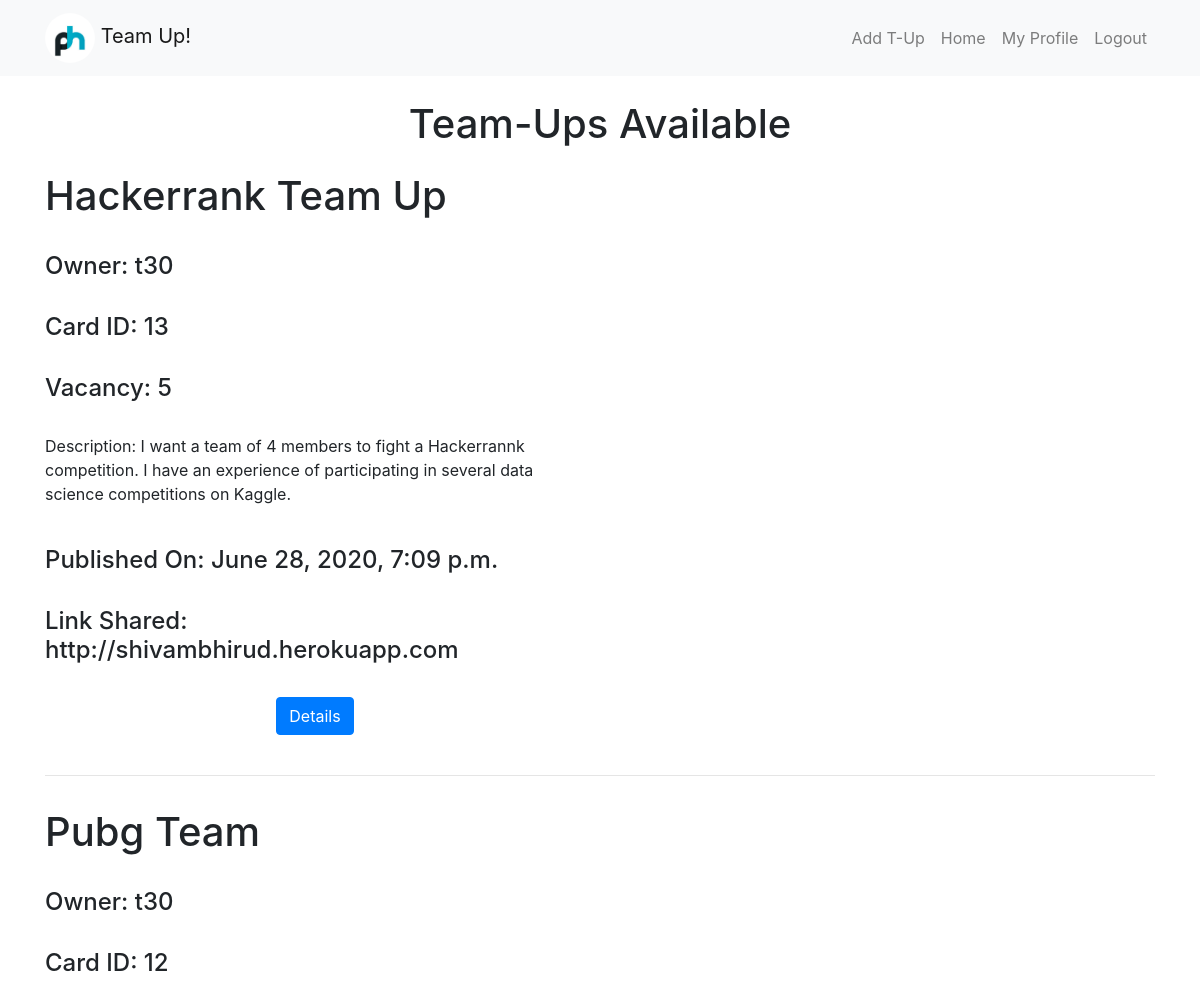
The app's page /team_up/technology (signed in, upper part), older data.
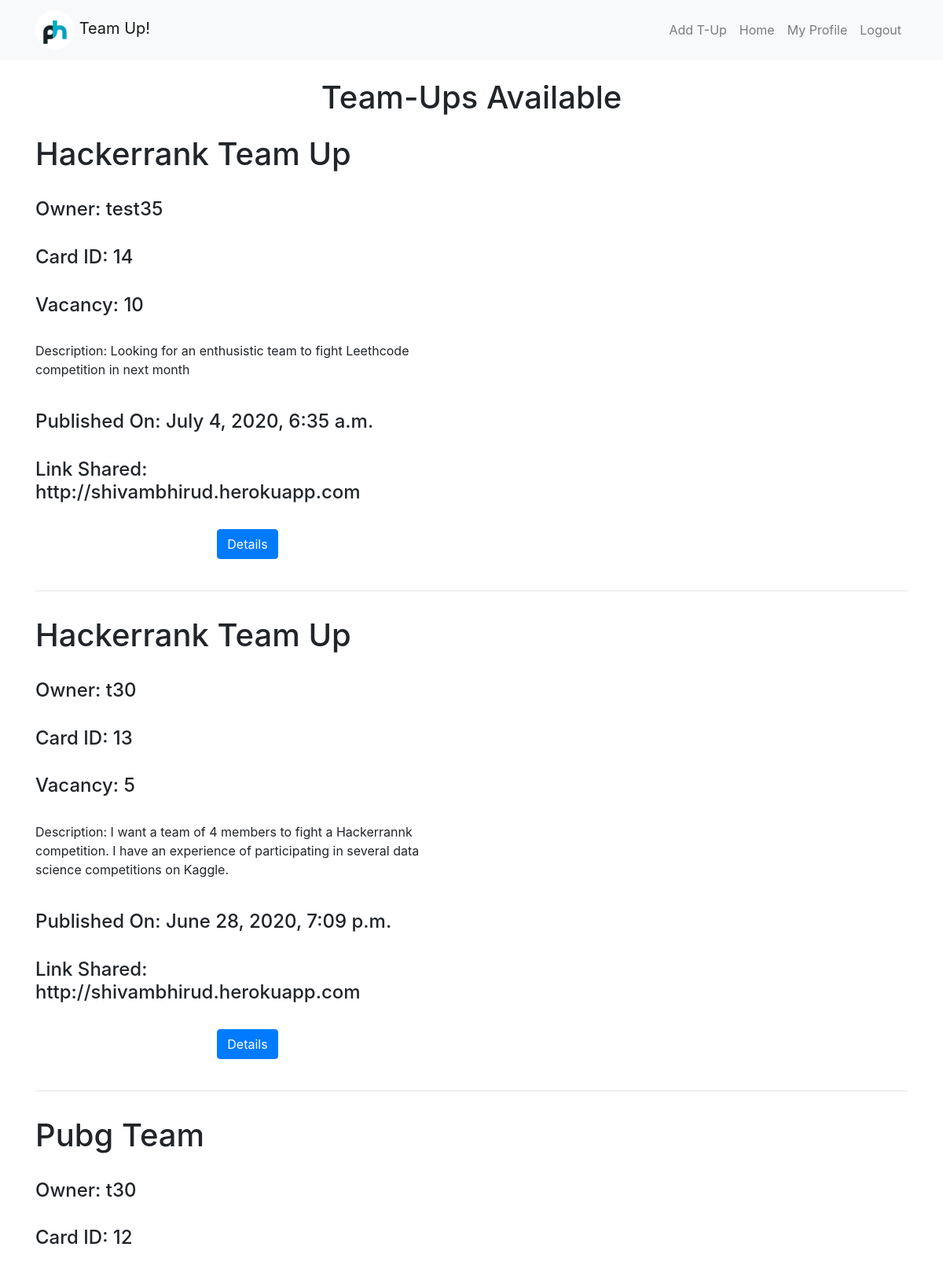
The same page, newer data.
### team_up/models.py (models this page shows, shortened)
class Teams(models.Model):
  category = models.CharField(max_length=100)
  relevant_url = models.URLField(default='Not Provided')
  pub_date = models.DateTimeField(null=True, blank=True)
  short_description = models.TextField(default='Not Provided', max_length=200)
  description = models.TextField(default='Not Provided', max_length=2000)
  vacancy = models.IntegerField(default=1)
  logged_in_user = models.ForeignKey(Extendeduser, on_delete=models.CASCADE)

### accounts/models.py (models this page shows)
class Extendeduser(models.Model):
  user = models.OneToOneField(User, primary_key=True, on_delete=models.CASCADE)
  first_name = models.CharField(max_length=255)
  last_name = models.CharField(max_length=255, default='')
  gender = models.CharField(max_length=255, blank=True, default='rather_not_say')
  email = models.EmailField(verbose_name='email', max_length=60, default='')
  about_me = models.TextField(max_length=1000, default="Let's Team-up!")
  portfolio = models.URLField(default='Not Provided')
  linkedin = models.URLField(default='Not Provided')
  facebook = models.URLField(default='Not Provided')
  twitter = models.URLField(default='Not Provided')
  other_url = models.URLField(default='Not Provided')
  city = models.CharField(max_length=255, default='')
  country = models.CharField(max_length=255, default='')
  phone = models.CharField(max_length=17, default='0000000000')
  date_joined = models.DateTimeField(verbose_name='date_joined', auto_now=True)
  last_login = models.DateTimeField(verbose_name='last_login', auto_now=True)
  is_admin = models.BooleanField(default=False)
  is_superuser = models.BooleanField(default=False)

### team_up/views.py (the view)
# urls.py: path('technology', views.technology, name='technology'),
@login_required(login_url="/accounts/login")
def technology(request):
  teams = Teams.objects.filter(category='Technology').order_by('pub_date')
  return render(request, 'team_up/tup_groups.html', {'teams': teams})

### team_up/templates/team_up/tup_groups.html (shortened to what this page needs)
{% extends 'base.html' %}
{% load static %}
{% block content %}
<div class="col-md-12 text-center">
  <br>
  <h1>Team-Ups Available</h1>
</div>
{% for teams in teams.all reversed %}
<form action="{% url 'show_teamup_details' %}" enctype="multipart/form-data" method="POST">
<div class="row pt-3">
  <div class="col-6" style="cursor: pointer;">
    <h1>{{ teams.short_description }}</h1>
    <br>
    <h4>Owner: {{ teams.logged_in_user.user }}</h4>
    <br>
    <h4>Card ID: {{ teams.id }}</h4>
    <br>
    <h4>Vacancy: {{ teams.vacancy }}</h4>
    <br>
    <p>Description: {{ teams.description }}</p>
    <br>
    <h4>Published On: {{ teams.pub_date }}</h4>
    <br>
    <h4>Link Shared: {{ teams.relevant_url }}</h4>
    <br>
    <div class="col-md-12 text-center">
    <button class="btn btn-primary" name="teamup_details" value="{{ teams.id }}" type="submit">Details</button>
    </div>
    <br>
  </div>
</div>
</form>
<hr>
{% endfor %}
{% endblock %}

Row changes from the older to the newer data that the page shows:
added Teams: short_description "Hackerrank Team Up", logged_in_user.user "test35", id "14", vacancy "10", description "Looking for an enthusistic team to fight Leethcode competition in next month", pub_date "July 4, 2020, 6:35 a.m.", relevant_url "http://shivambhirud.herokuapp.com"
